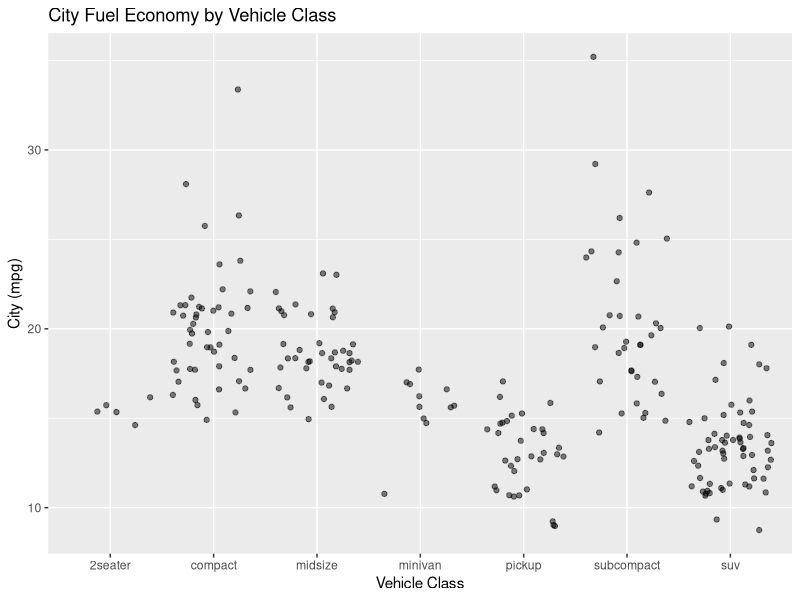

Source code (R):
## ---- chunk 1
knitr::opts_chunk$set(echo = TRUE)
library(tidyverse)
## ---- chunk 2
ggplot(data = mpg, aes(x = class, y = cty)) +
	geom_jitter(alpha = 0.5) +
  labs(x = "Vehicle Class",
       y = "City (mpg)",
       title = "City Fuel Economy by Vehicle Class")
